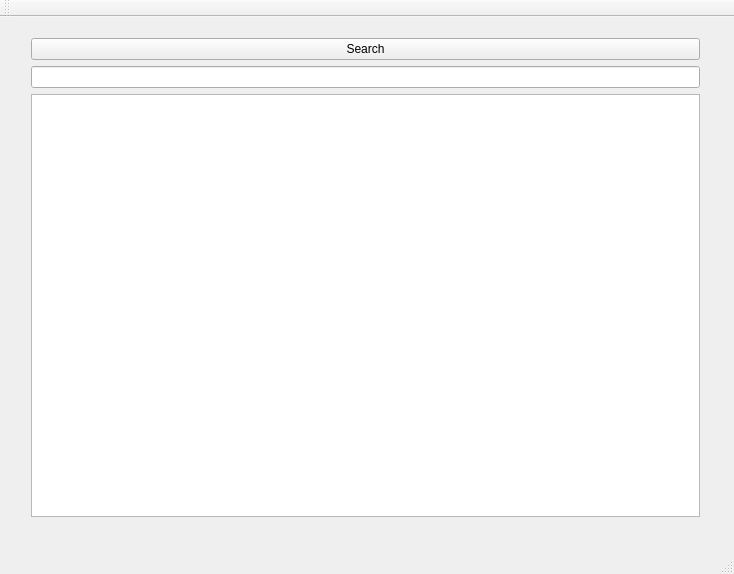
<?xml version="1.0" encoding="UTF-8"?>
<ui version="4.0">
 <class>MainWindow</class>
 <widget class="QMainWindow" name="MainWindow">
  <property name="geometry">
   <rect>
    <x>0</x>
    <y>0</y>
    <width>734</width>
    <height>574</height>
   </rect>
  </property>
  <property name="windowTitle">
   <string>MainWindow</string>
  </property>
  <widget class="QWidget" name="centralWidget">
   <widget class="QWidget" name="verticalLayoutWidget">
    <property name="geometry">
     <rect>
      <x>20</x>
      <y>10</y>
      <width>691</width>
      <height>501</height>
     </rect>
    </property>
    <layout class="QVBoxLayout" name="verticalLayout">
     <item>
      <layout class="QHBoxLayout" name="horizontalLayout"/>
     </item>
     <item>
      <widget class="QPushButton" name="pushButton1">
       <property name="text">
        <string>Search</string>
       </property>
      </widget>
     </item>
     <item>
      <widget class="QLineEdit" name="lineEdit"/>
     </item>
     <item>
      <widget class="QListWidget" name="listWidget"/>
     </item>
    </layout>
   </widget>
  </widget>
  <widget class="QMenuBar" name="menuBar">
   <property name="geometry">
    <rect>
     <x>0</x>
     <y>0</y>
     <width>734</width>
     <height>24</height>
    </rect>
   </property>
  </widget>
  <widget class="QToolBar" name="mainToolBar">
   <attribute name="toolBarArea">
    <enum>TopToolBarArea</enum>
   </attribute>
   <attribute name="toolBarBreak">
    <bool>false</bool>
   </attribute>
  </widget>
  <widget class="QStatusBar" name="statusBar"/>
 </widget>
 <layoutdefault spacing="6" margin="11"/>
 <resources/>
 <connections/>
</ui>
